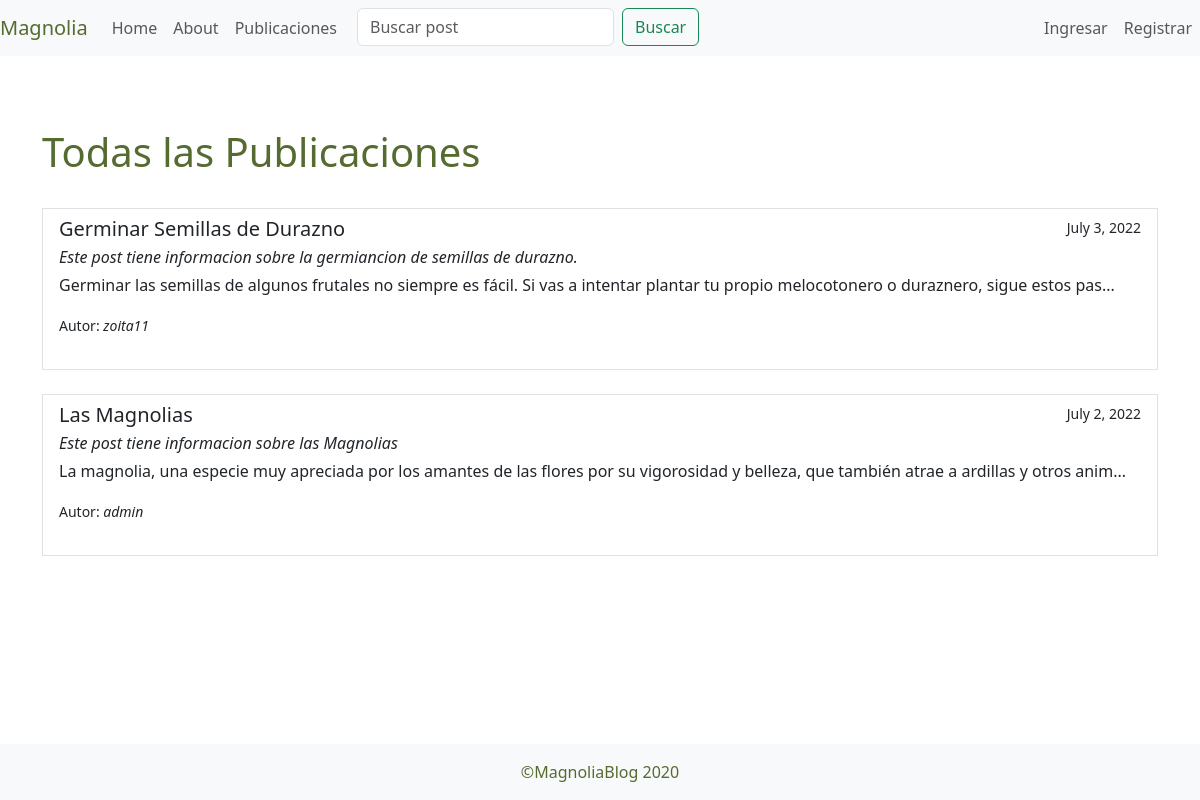
The page /posts on the database its author committed.
### blog/models.py (models this page shows, shortened)
class Post(models.Model):
    title=models.CharField(max_length=255)
    header_image=models.ImageField(null=True, blank=True, upload_to='images/')
    title_tag=models.CharField(max_length=100, default="" )
    author=models.ForeignKey(User, on_delete=models.CASCADE)
    body=RichTextField(blank=True, null=True)
    post_date = models.DateField(auto_now_add=True)

### blog/views.py (the view)
# urls.py: path('posts', PostsView.as_view(), name="posts"),
class PostsView (ListView):
    model = Post
    template_name = 'posts.html'
    ordering = ['-post_date']

### templates/posts.html (shortened to what this page needs)
{% extends "index.html"%}
{% load bootstrap5 %}
{% block contenido %}
<br/>
<br/>
<br/>
<div class="container">
<h1 style="color:darkolivegreen">Todas las Publicaciones</h1>
<br/>
<ul class="list-group">
{% for post in object_list %}
<div>
    <a href="{% url 'post_detail' post.pk %}" class="list-group-item list-group-item-action flex-column align-items-start">
        <div class="d-flex w-100 justify-content-between">
          <h5 class="mb-1">{{post.title}}</h5>
          <small>{{post.post_date}}</small>
        </div>
        <p class="mb-1"><i>{{post.title_tag}}</i></p>
        <p class="mb-1">{{post.body|slice:":150"|safe}}...</p>
        <small>Autor: <i>{{post.author}}</i></small>
        <br/>
        <br/>
        </a>
    </br></div>
{% endfor %}
</ul>
</div>
{% endblock %}

### rows shown on the page
Post: title "Germinar Semillas de Durazno", post_date "July 3, 2022", title_tag "Este post tiene informacion sobre la germiancion de semillas de durazno.", body "Germinar las semillas de algunos frutales no siempre es fácil. Si vas a intentar plantar tu propio melocotonero o duraznero, sigue estos pas", author "zoita11"
Post: title "Las Magnolias", post_date "July 2, 2022", title_tag "Este post tiene informacion sobre las Magnolias", body "La magnolia, una especie muy apreciada por los amantes de las flores por su vigorosidad y belleza, que también atrae a ardillas y otros anim", author "admin"
